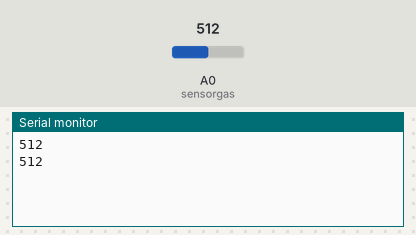
This sketch was run on a simulated Arduino Uno, built with avr-gcc and run on an emulated ATmega328P. On the bench: the last lines printed to the serial monitor. The inputs (shaded band) are chosen by the test bench; at power-on: A0 (sensorgas) = 512.

Above: at 1.8 s.
1.9 s: A0 (sensorgas) set to 716
At 2.8 s:
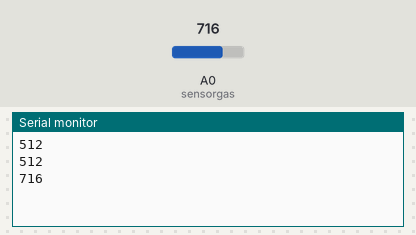
3.4 s: A0 (sensorgas) set to 900
At 4.5 s:
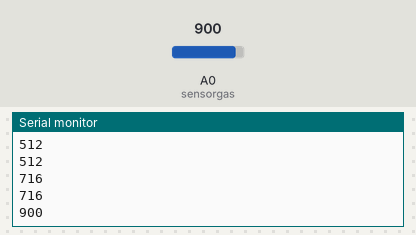
Timing chart, 0 to 6.4 s (numbered marks = the images above; inputs shaded):
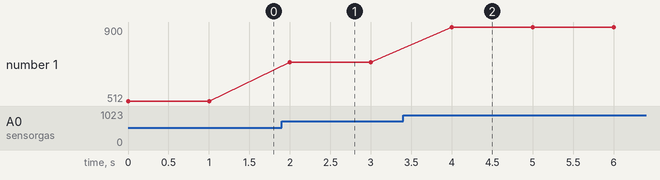

The sketch:

sensorgas.ino
```cpp
/*
Sensor Gas, imprime en el puerto serial el valor detectado por el sensor conectado al pin A0 de arduino.

Conecciones:
1- Modulo de gas MQ2 o MQ3 conectado a canal A0 de arduino


Creado Octubre 2014
por
Julio Aguirre
Para
MakerColombia

Este ejemplo es de dominio publico
 */


int sensorgas = A0; // Pin donde esta conectado el sensor de gas

void setup(){
  pinMode(sensorgas,INPUT);
  Serial.begin(9600); // inicializa el puerto serial
}

void loop()
{
  // hay que esperar un tiempo de calentamiento para que la lectura se estabilice

  int valor = analogRead(sensorgas);
  Serial.println(valor);

  delay(1000); //una lectura por segundo
}
```

Measured:
- after the input at 1.9 s, the serial monitor: prints a new line after 0.10 s (image 1)
- after the input at 3.4 s, the serial monitor: prints a new line after 0.60 s (image 2)
- plotted number 1: 512 → 716 after the input at 1.9 s, 716 → 900 after the input at 3.4 s
